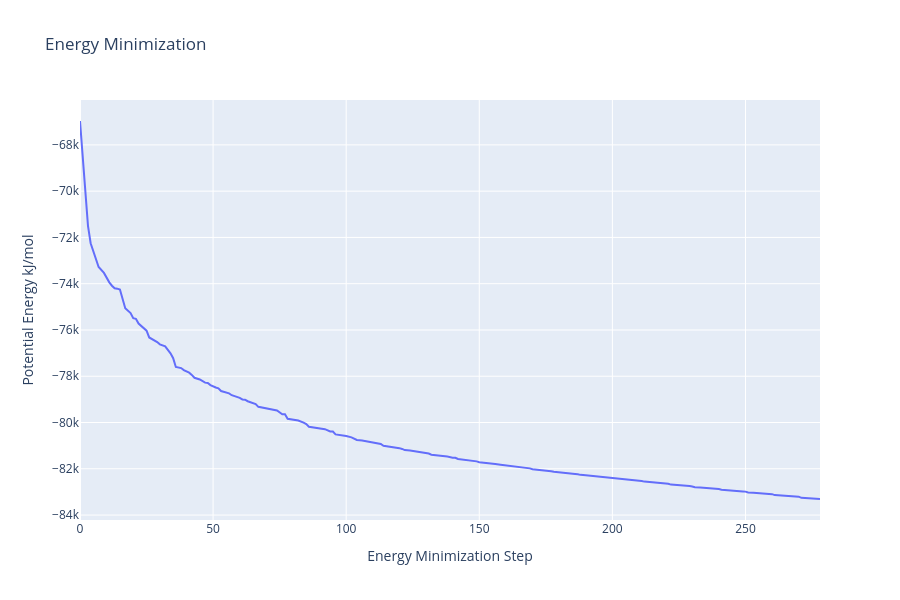

Notebook source saved alongside this figure:
### Code cell
import plotly.graph_objs as go

# Read data from file and filter energy values higher than 1000 kJ/mol
with open(output_min_ene_xvg, 'r') as energy_file:
    x, y = zip(*[
        (float(line.split()[0]), float(line.split()[1]))
        for line in energy_file
        if not line.startswith(("#", "@"))
        if float(line.split()[1]) < 1000
    ])

# Create a scatter plot
fig = go.Figure(data=go.Scatter(x=x, y=y, mode='lines'))

# Update layout
fig.update_layout(title="Energy Minimization",
                  xaxis_title="Energy Minimization Step",
                  yaxis_title="Potential Energy kJ/mol",
                  height=600)

# Show the figure
fig.show()

### Figure 1 — Plotly figure (JSON) as saved in the notebook; plotly's stock layout.template omitted (floating-point values rounded to 4 significant figures; data arrays with more than 128 entries replaced by an {"elided": "..."} marker saying what was removed)
{"data": [{"mode": "lines", "type": "scatter", "x": {"elided": "220 int values"}, "y": {"elided": "220 float values"}}], "layout": {"height": 600, "title": {"text": "Energy Minimization"}, "xaxis": {"title": {"text": "Energy Minimization Step"}}, "yaxis": {"title": {"text": "Potential Energy kJ/mol"}}}}
